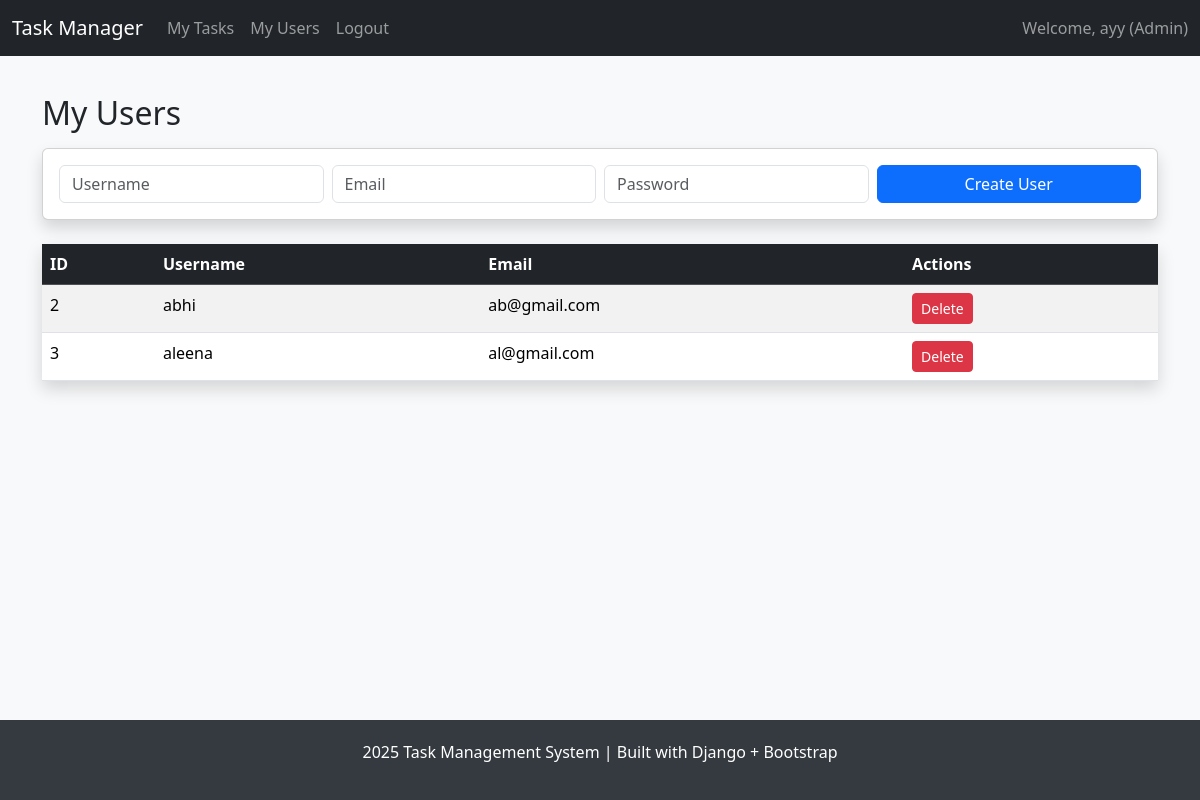
The page /admin-users/ (signed in) on the database its author committed.
### accounts/models.py (models this page shows, shortened)
class User(AbstractUser):
    ROLE_CHOICES = (
        ("SuperAdmin", "SuperAdmin"),
        ("Admin", "Admin"),
        ("User", "User"),
    )
    role = models.CharField(max_length=20, choices=ROLE_CHOICES, default="User")
    assigned_admin = models.ForeignKey(
        "self", null=True, blank=True, on_delete=models.SET_NULL, related_name="managed_users",
        limit_choices_to={"role": "Admin"}
    )

### adminpanel/views.py (the view, shortened to what this page needs)
# urls.py: path('admin-users/', views.user_list, name='user_list'),
@login_required
def user_list(request):
    if request.user.role != "Admin":
        return redirect("dashboard")
    users = User.objects.filter(assigned_admin=request.user)
    return render(request, "adminpanel/user_list.html", {"users": users})

### adminpanel/templates/adminpanel/user_list.html (shortened to what this page needs)
{% extends "adminpanel/base.html" %}
{% block content %}
<h2 class="mb-3">My Users</h2>
<form method="post" class="card p-3 mb-4 shadow">
  <div class="row g-2">
    <div class="col-md-3"><input type="text" name="username" placeholder="Username" class="form-control" required></div>
    <div class="col-md-3"><input type="email" name="email" placeholder="Email" class="form-control"></div>
    <div class="col-md-3"><input type="password" name="password" placeholder="Password" class="form-control" required></div>
    <div class="col-md-3"><button class="btn btn-primary w-100">Create User</button></div>
  </div>
</form>
<table class="table table-striped shadow">
  <thead class="table-dark">
    <tr>
      <th>ID</th><th>Username</th><th>Email</th><th>Actions</th>
    </tr>
  </thead>
  <tbody>
    {% for user in users %}
    <tr>
      <td>{{ user.id }}</td>
      <td>{{ user.username }}</td>
      <td>{{ user.email }}</td>
      <td>
        <form method="post" style="display:inline;">
          <button class="btn btn-danger btn-sm" onclick="return confirm('Delete user?')">Delete</button>
        </form>
      </td>
    </tr>
    {% empty %}
    <tr><td colspan="4" class="text-center">No users assigned to you yet.</td></tr>
    {% endfor %}
  </tbody>
</table>
{% endblock %}

### adminpanel/templates/adminpanel/base.html (shortened to what this page needs)
<!DOCTYPE html>
<html lang="en">
<head>
  <link href="https://cdn.jsdelivr.net/npm/bootstrap@5.3.2/dist/css/bootstrap.min.css" rel="stylesheet">
</head>
<body>
  <nav class="navbar navbar-expand-lg navbar-dark bg-dark fixed-top">
    <div class="container-fluid">
      <a class="navbar-brand" href="{% url 'dashboard' %}">Task Manager</a>
      <div class="collapse navbar-collapse" id="navbarNav">
        <ul class="navbar-nav me-auto">
          {% if user.is_authenticated %}
            {% if user.role == "SuperAdmin" %}
              <li class="nav-item"><a class="nav-link" href="{% url 'manage_users' %}">Manage Users</a></li>
              <li class="nav-item"><a class="nav-link" href="{% url 'manage_admins' %}">Manage Admins</a></li>
              <li class="nav-item"><a class="nav-link" href="{% url 'manage_tasks' %}">Manage Tasks</a></li>
              <li class="nav-item"><a class="nav-link" href="{% url 'task_reports' %}">Task Reports</a></li>
            {% elif user.role == "Admin" %}
              <li class="nav-item"><a class="nav-link" href="{% url 'task_list' %}">My Tasks</a></li>
              <li class="nav-item"><a class="nav-link" href="{% url 'user_list' %}">My Users</a></li>
            {% endif %}
            <li class="nav-item"><a class="nav-link" href="{% url 'logout' %}">Logout</a></li>
          {% endif %}
        </ul>
        {% if user.is_authenticated %}
          <span class="navbar-text">Welcome, {{ user.username }} ({{ user.role }})</span>
        {% endif %}
      </div>
    </div>
  </nav>
  <main class="container py-4">
    {% block content %}{% endblock %}
  </main>
  <footer>
    <p>2025 Task Management System | Built with Django + Bootstrap</p>
  </footer>
</body>
</html>

### adminpanel/templates/adminpanel/base.html (style rules this page uses)
body { min-height: 100vh; display: flex; flex-direction: column; background-color: #f8f9fa; padding-top: 70px; }
main { flex: 1; }
footer { margin-top: auto; padding: 20px; background: #343a40; color: white; text-align: center; }

### rows shown on the page
User: username "ayy", role "Admin"
User: id "2", username "abhi", email "ab@gmail.com"
User: id "3", username "aleena", email "al@gmail.com"
